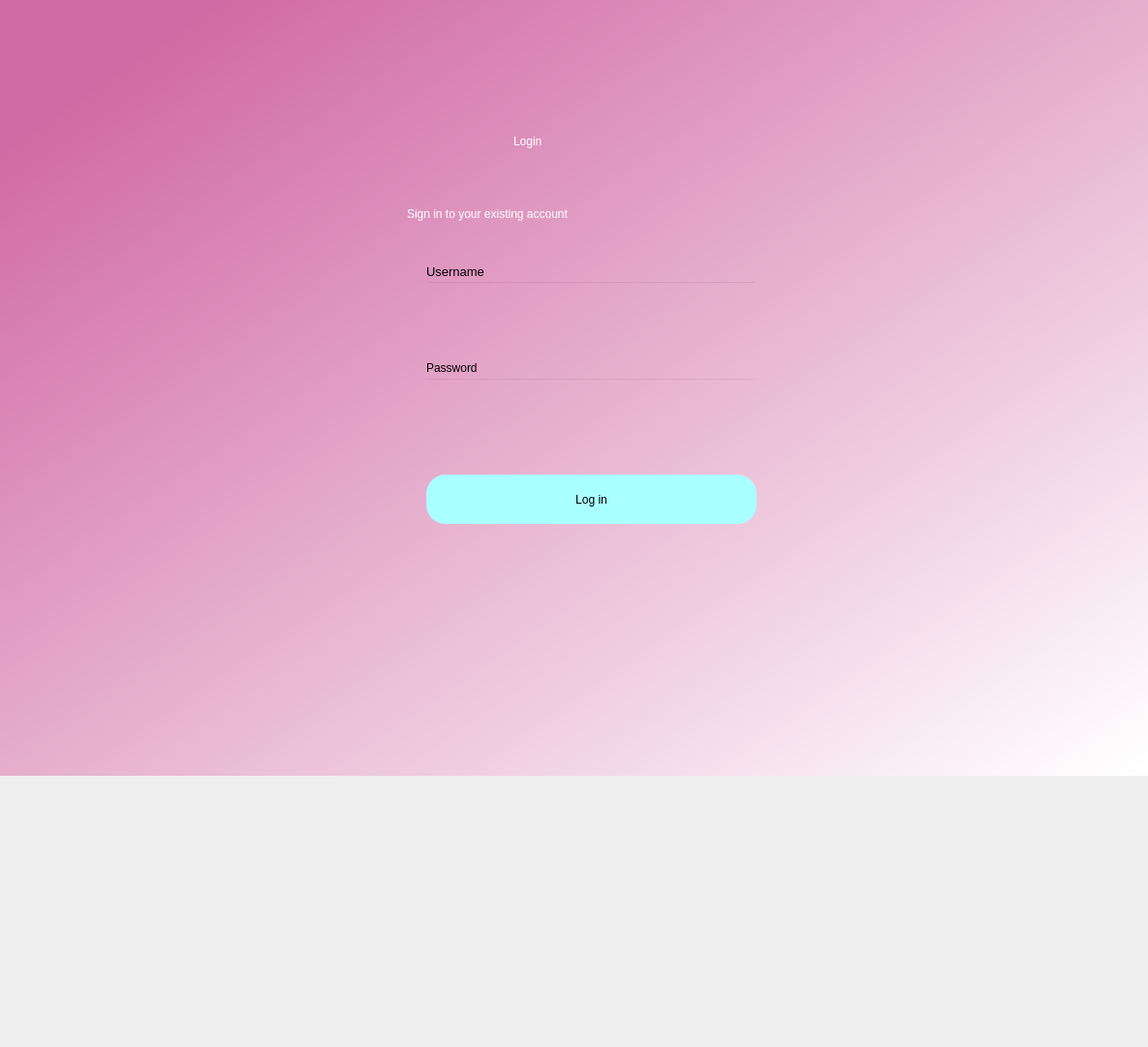
<?xml version="1.0" encoding="UTF-8"?>
<ui version="4.0">
 <class>Dialog</class>
 <widget class="QDialog" name="Dialog">
  <property name="geometry">
   <rect>
    <x>0</x>
    <y>0</y>
    <width>1185</width>
    <height>1081</height>
   </rect>
  </property>
  <property name="windowTitle">
   <string>Dialog</string>
  </property>
  <widget class="QWidget" name="bgwidget" native="true">
   <property name="geometry">
    <rect>
     <x>0</x>
     <y>0</y>
     <width>1201</width>
     <height>801</height>
    </rect>
   </property>
   <property name="styleSheet">
    <string notr="true">QWidget#bgwidget{
background-color:qlineargradient(spread:pad, x1:0.091, y1:0.101636, x2:0.991379, y2:0.977, stop:0 rgba(209, 107, 165, 255), stop:1 rgba(255, 255, 255, 255));}</string>
   </property>
   <widget class="QLabel" name="label">
    <property name="geometry">
     <rect>
      <x>530</x>
      <y>110</y>
      <width>151</width>
      <height>71</height>
     </rect>
    </property>
    <property name="styleSheet">
     <string notr="true">font: 36pt &quot;MS Shell Dlg 2&quot;; color:rgb(255, 255, 255)</string>
    </property>
    <property name="text">
     <string>Login</string>
    </property>
   </widget>
   <widget class="QLabel" name="label_2">
    <property name="geometry">
     <rect>
      <x>420</x>
      <y>200</y>
      <width>391</width>
      <height>41</height>
     </rect>
    </property>
    <property name="styleSheet">
     <string notr="true">font: 16pt &quot;MS Shell Dlg 2&quot;;color:rgb(255, 255, 255)</string>
    </property>
    <property name="text">
     <string>Sign in to your existing account</string>
    </property>
   </widget>
   <widget class="QPushButton" name="login">
    <property name="geometry">
     <rect>
      <x>440</x>
      <y>490</y>
      <width>341</width>
      <height>51</height>
     </rect>
    </property>
    <property name="styleSheet">
     <string notr="true">border-radius:20px;
background-color: rgb(170, 255, 255);
font: 14pt &quot;MS Shell Dlg 2&quot;;</string>
    </property>
    <property name="text">
     <string>Log in</string>
    </property>
   </widget>
   <widget class="QLineEdit" name="emailfield">
    <property name="geometry">
     <rect>
      <x>440</x>
      <y>290</y>
      <width>341</width>
      <height>51</height>
     </rect>
    </property>
    <property name="styleSheet">
     <string notr="true">background-color:rgba(0,0,0,0);
font: 12pt &quot;MS Shell Dlg 2&quot;;</string>
    </property>
   </widget>
   <widget class="QLineEdit" name="passwordfield">
    <property name="geometry">
     <rect>
      <x>440</x>
      <y>390</y>
      <width>341</width>
      <height>51</height>
     </rect>
    </property>
    <property name="styleSheet">
     <string notr="true">background-color:rgba(0,0,0,0);
font: 12pt &quot;MS Shell Dlg 2&quot;;</string>
    </property>
   </widget>
   <widget class="QLabel" name="label_3">
    <property name="geometry">
     <rect>
      <x>440</x>
      <y>270</y>
      <width>81</width>
      <height>20</height>
     </rect>
    </property>
    <property name="font">
     <font>
      <family>MS Shell Dlg 2</family>
      <pointsize>10</pointsize>
      <weight>50</weight>
      <italic>false</italic>
      <bold>false</bold>
     </font>
    </property>
    <property name="styleSheet">
     <string notr="true">font: 10pt &quot;MS Shell Dlg 2&quot;;</string>
    </property>
    <property name="text">
     <string>Username</string>
    </property>
   </widget>
   <widget class="QLabel" name="label_4">
    <property name="geometry">
     <rect>
      <x>440</x>
      <y>370</y>
      <width>81</width>
      <height>20</height>
     </rect>
    </property>
    <property name="styleSheet">
     <string notr="true">font: 10pt &quot;MS Shell Dlg 2&quot;;</string>
    </property>
    <property name="text">
     <string>Password</string>
    </property>
   </widget>
   <widget class="QLabel" name="error">
    <property name="geometry">
     <rect>
      <x>440</x>
      <y>456</y>
      <width>341</width>
      <height>20</height>
     </rect>
    </property>
    <property name="styleSheet">
     <string notr="true">font: 12pt &quot;MS Shell Dlg 2&quot;; color:red;</string>
    </property>
    <property name="text">
     <string/>
    </property>
   </widget>
  </widget>
 </widget>
 <resources/>
 <connections/>
</ui>
